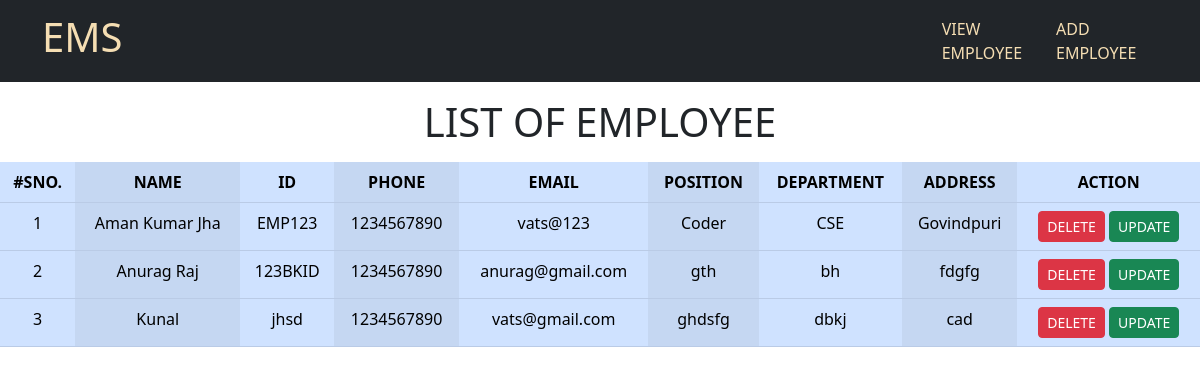
The page / on the database its author committed.
### app/models.py (models this page shows)
class Employee(models.Model):
    name = models.CharField(max_length=100)
    empid = models.CharField(max_length=100)
    email = models.EmailField(max_length=100)
    address = models.CharField(max_length=200)
    mobile = models.CharField(max_length=13)
    position = models.CharField(max_length=100)
    department = models.CharField(max_length=100)

### app/views.py (the view)
# urls.py: path("", views.index, name="home"),
def index(request):
    emp = Employee.objects.all()
    return render(request, "index.html", {"emp": emp})

### templates/index.html (shortened to what this page needs)
<!doctype html>
<html lang="en">
<head>
    <link href="https://cdn.jsdelivr.net/npm/bootstrap@5.3.0/dist/css/bootstrap.min.css" rel="stylesheet"
>
</head>
<body>
    {% include 'navbar.html' %}
    <h1 class="text-center text-uppercase m-3">List of Employee</h1>
    <table class="table  table-primary table-striped-columns table-hover text-center">
        <thead>
            <tr>
                <th scope="col">#SNO.</th>
                <th scope="col">NAME</th>
                <th scope="col">ID</th>
                <th scope="col">PHONE</th>
                <th scope="col">EMAIL</th>
                <th scope="col">POSITION</th>
                <th scope="col">DEPARTMENT</th>
                <th scope="col">ADDRESS</th>
                <th scope="col">ACTION</th>
            </tr>
        </thead>
        <tbody>
            {% for e in emp %}
            <tr>
                <td>{{forloop.counter}}</td>
                <td>{{e.name}}</td>
                <td>{{e.empid}}</td>
                <td>{{e.mobile}}</td>
                <td>{{e.email}}</td>
                <td>{{e.position}}</td>
                <td>{{e.department}}</td>
                <td>{{e.address}}</td>
                <td>
                <a href="delete_emp/{{e.id}}"><button type="button"
                class="btn btn-danger btn-sm">DELETE</button></a>
                <a href="update_employee/{{e.id}}"><button type="button" class="btn btn-success btn-sm">UPDATE</button></a>
                </td>
            </tr>
            {% endfor %}
        </tbody>
    </table>
</body>
</html>

### templates/navbar.html (shortened to what this page needs)
<nav class="navbar navbar-expand-lg bg-dark">
    <div class="container">
        <a class="navbar-brand" href="#" style="color:#f5deb3">
            <h1>EMS</h1>
        </a>
        <div class="collapse navbar-collapse" id="navbarSupportedContent">
            <ul class="navbar-nav me-auto mb-2 mb-lg-0 " style="margin-left:78%;">
                <li class="nav-item">
                    <a class="nav-link " style="color:#f5deb3" aria-current="page" href='index'>VIEW EMPLOYEE</a>
                </li>
                <li class="nav-item">
                    <a class="nav-link " style="color:#f5deb3" href="add_employee">ADD EMPLOYEE</a>
                </li>
            </ul>
        </div>
    </div>
</nav>

### rows shown on the page
Employee: name "Aman Kumar Jha", empid "EMP123", mobile "1234567890", email "vats@123", position "Coder", department "CSE", address "Govindpuri"
Employee: name "Anurag Raj", empid "123BKID", mobile "1234567890", email "anurag@gmail.com", position "gth", department "bh", address "fdgfg"
Employee: name "Kunal", empid "jhsd", mobile "1234567890", email "vats@gmail.com", position "ghdsfg", department "dbkj", address "cad"
